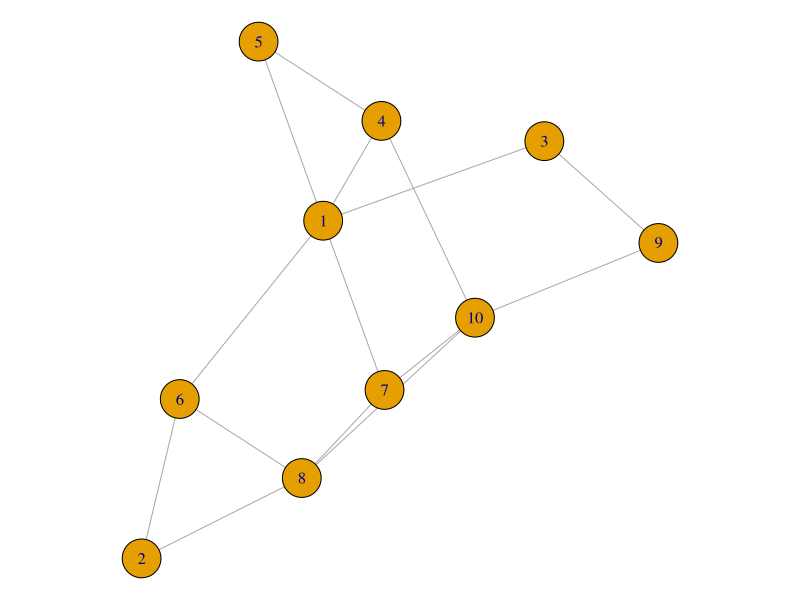

R code for this plot:
# Library
library(igraph)

# Create data
set.seed(1)
data=matrix(sample(0:1, 100, replace=TRUE, prob=c(0.8,0.2)), nc=10)
network=graph_from_adjacency_matrix(data , mode='undirected', diag=F )

# Default network
par(mar=c(0,0,0,0))
plot(network)
